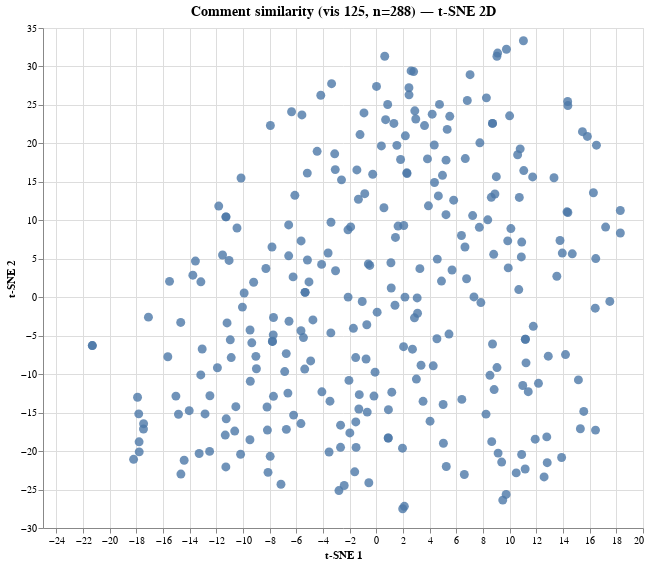

Express this chart as Vega-Lite.
### Vega specification from a JSON file in a GitHub repository (floating-point values rounded to 4 significant figures; data arrays with more than 128 entries replaced by an {"elided": "..."} marker saying what was removed)
{"$schema": "https://vega.github.io/schema/vega/v6.json", "data": [{"name": "param_1e9efca18e7a2868_store"}, {"name": "source_0", "values": {"elided": "288 records"}}, {"name": "source_0_x_domain_dim_1", "values": [{"min": -21.3, "max": 18.3}]}, {"name": "source_0_y_domain_dim_2", "values": [{"min": -27.5, "max": 33.34}]}], "signals": [{"name": "unit", "value": {}, "on": [{"events": "pointermove", "update": "isTuple(group()) ? group() : unit"}]}, {"name": "param_1e9efca18e7a2868", "update": "vlSelectionResolve(\"param_1e9efca18e7a2868_store\", \"union\")"}, {"name": "param_1e9efca18e7a2868_dim_1", "on": [{"events": [{"source": "view", "type": "dblclick"}], "update": "null"}, {"events": {"signal": "param_1e9efca18e7a2868_translate_delta"}, "update": "panLinear(param_1e9efca18e7a2868_translate_anchor.extent_x, -param_1e9efca18e7a2868_translate_delta.x / width)"}, {"events": {"signal": "param_1e9efca18e7a2868_zoom_delta"}, "update": "zoomLinear(domain(\"x\"), param_1e9efca18e7a2868_zoom_anchor.x, param_1e9efca18e7a2868_zoom_delta)"}]}, {"name": "param_1e9efca18e7a2868_dim_2", "on": [{"events": [{"source": "view", "type": "dblclick"}], "update": "null"}, {"events": {"signal": "param_1e9efca18e7a2868_translate_delta"}, "update": "panLinear(param_1e9efca18e7a2868_translate_anchor.extent_y, param_1e9efca18e7a2868_translate_delta.y / height)"}, {"events": {"signal": "param_1e9efca18e7a2868_zoom_delta"}, "update": "zoomLinear(domain(\"y\"), param_1e9efca18e7a2868_zoom_anchor.y, param_1e9efca18e7a2868_zoom_delta)"}]}, {"name": "param_1e9efca18e7a2868_tuple", "on": [{"events": [{"signal": "param_1e9efca18e7a2868_dim_1 || param_1e9efca18e7a2868_dim_2"}], "update": "param_1e9efca18e7a2868_dim_1 && param_1e9efca18e7a2868_dim_2 ? {unit: \"\", fields: param_1e9efca18e7a2868_tuple_fields, values: [param_1e9efca18e7a2868_dim_1,param_1e9efca18e7a2868_dim_2]} : null"}]}, {"name": "param_1e9efca18e7a2868_tuple_fields", "value": [{"field": "dim_1", "channel": "x", "type": "R"}, {"field": "dim_2", "channel": "y", "type": "R"}]}, {"name": "param_1e9efca18e7a2868_translate_anchor", "value": {}, "on": [{"events": [{"source": "scope", "type": "pointerdown"}], "update": "{x: x(unit), y: y(unit), extent_x: domain(\"x\"), extent_y: domain(\"y\")}"}]}, {"name": "param_1e9efca18e7a2868_translate_delta", "value": {}, "on": [{"events": [{"source": "window", "between": [{"source": "scope", "type": "pointerdown"}, {"source": "window", "type": "pointerup"}], "type": "pointermove", "consume": true}], "update": "{x: param_1e9efca18e7a2868_translate_anchor.x - x(unit), y: param_1e9efca18e7a2868_translate_anchor.y - y(unit)}"}]}, {"name": "param_1e9efca18e7a2868_zoom_anchor", "on": [{"events": [{"source": "scope", "consume": true, "type": "wheel"}], "update": "{x: invert(\"x\", x(unit)), y: invert(\"y\", y(unit))}"}]}, {"name": "param_1e9efca18e7a2868_zoom_delta", "on": [{"events": [{"source": "scope", "type": "wheel", "consume": true}], "update": "pow(1.001, event.deltaY * pow(16, event.deltaMode))", "force": true}]}, {"name": "param_1e9efca18e7a2868_modify", "on": [{"events": {"signal": "param_1e9efca18e7a2868_tuple"}, "update": "modify(\"param_1e9efca18e7a2868_store\", param_1e9efca18e7a2868_tuple, true)"}]}], "marks": [{"type": "symbol", "name": "marks", "from": {"data": "source_0"}, "encode": {"update": {"y": {"field": "dim_2", "scale": "y"}, "x": {"field": "dim_1", "scale": "x"}, "opacity": {"value": 0.8}, "tooltip": {"signal": "{\"Comment #\": format(datum[\"index\"], \"\"), \"Comment\": isValid(datum[\"comment\"]) ? datum[\"comment\"] : \"\"+datum[\"comment\"]}"}, "size": {"value": 80}, "fill": {"value": "#4c78a8"}, "shape": {"value": "circle"}}}, "clip": true, "style": ["circle"], "interactive": true}], "scales": [{"name": "x", "type": "linear", "domain": [{"signal": "(data(\"source_0_x_domain_dim_1\")[0] || {}).min"}, {"signal": "(data(\"source_0_x_domain_dim_1\")[0] || {}).max"}], "range": [0, {"signal": "width"}], "nice": true, "domainRaw": {"signal": "param_1e9efca18e7a2868[\"dim_1\"]"}, "zero": true}, {"name": "y", "type": "linear", "domain": [{"signal": "(data(\"source_0_y_domain_dim_2\")[0] || {}).min"}, {"signal": "(data(\"source_0_y_domain_dim_2\")[0] || {}).max"}], "range": [{"signal": "height"}, 0], "nice": true, "zero": true, "domainRaw": {"signal": "param_1e9efca18e7a2868[\"dim_2\"]"}}], "axes": [{"scale": "x", "grid": true, "minExtent": 0, "maxExtent": 0, "tickCount": {"signal": "ceil(width/40)"}, "ticks": false, "domain": false, "zindex": 0, "orient": "bottom", "labels": false, "gridScale": "y", "aria": false}, {"scale": "y", "aria": false, "minExtent": 0, "zindex": 0, "grid": true, "gridScale": "x", "maxExtent": 0, "labels": false, "ticks": false, "tickCount": {"signal": "ceil(height/40)"}, "orient": "left", "domain": false}, {"scale": "x", "tickCount": {"signal": "ceil(width/40)"}, "title": "t-SNE 1", "grid": false, "labelOverlap": true, "zindex": 0, "labelFlush": true, "orient": "bottom"}, {"scale": "y", "orient": "left", "title": "t-SNE 2", "tickCount": {"signal": "ceil(height/40)"}, "grid": false, "zindex": 0, "labelOverlap": true}], "title": {"text": "Comment similarity (vis 125, n=288) — t-SNE 2D", "fontSize": 14, "frame": "group"}, "height": 500, "style": "cell", "padding": 5, "width": 600, "background": "white"}
